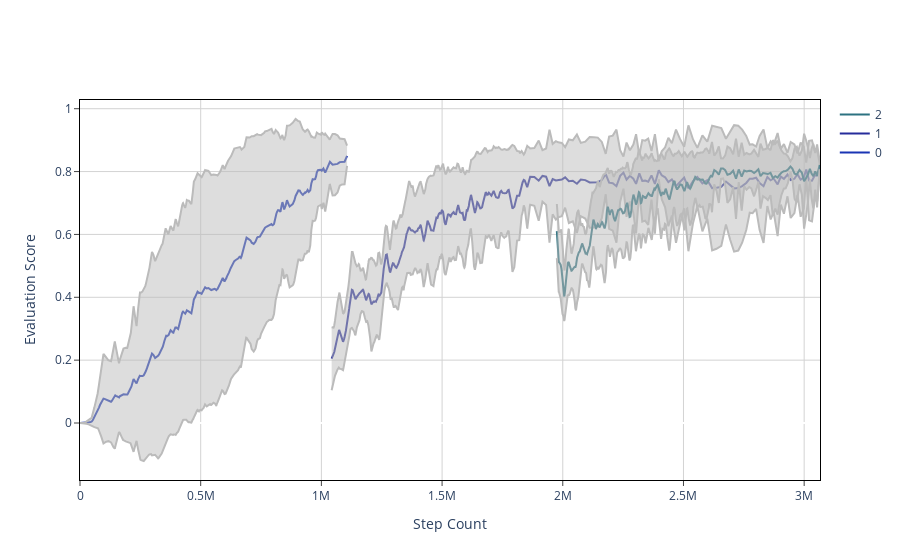

Source (notebook cell):
### Markdown cell above
### Plot agent evaluation vs steps time domain

### Code cell
visualizations.plot_trajectories(stats_all_0_3,
                                 show=True, save_path='outputs/eps=0.3/trajectories.png', show_std=True)

### Figure 1 — Plotly figure (JSON) as saved in the notebook; plotly's stock layout.template omitted (floating-point values rounded to 4 significant figures; data arrays with more than 128 entries replaced by an {"elided": "..."} marker saying what was removed)
{"data": [{"line": {"color": "#1a35b4"}, "mode": "lines", "name": "0", "type": "scatter", "x": {"elided": "324 int values"}, "y": {"elided": "324 float values"}}, {"line": {"color": "#bbbbbb"}, "mode": "lines", "showlegend": false, "type": "scatter", "x": {"elided": "324 int values"}, "y": {"elided": "324 float values"}}, {"fill": "tonexty", "line": {"color": "#bbbbbb"}, "mode": "lines", "showlegend": false, "type": "scatter", "x": {"elided": "324 int values"}, "y": {"elided": "324 float values"}}, {"line": {"color": "#262c9b"}, "mode": "lines", "name": "1", "type": "scatter", "x": {"elided": "494 int values"}, "y": {"elided": "494 float values"}}, {"line": {"color": "#bbbbbb"}, "mode": "lines", "showlegend": false, "type": "scatter", "x": {"elided": "494 int values"}, "y": {"elided": "494 float values"}}, {"fill": "tonexty", "line": {"color": "#bbbbbb"}, "mode": "lines", "showlegend": false, "type": "scatter", "x": {"elided": "494 int values"}, "y": {"elided": "494 float values"}}, {"line": {"color": "#2c7281"}, "mode": "lines", "name": "2", "type": "scatter", "x": {"elided": "390 float values"}, "y": {"elided": "390 float values"}}, {"line": {"color": "#bbbbbb"}, "mode": "lines", "showlegend": false, "type": "scatter", "x": {"elided": "390 float values"}, "y": {"elided": "390 float values"}}, {"fill": "tonexty", "line": {"color": "#bbbbbb"}, "mode": "lines", "showlegend": false, "type": "scatter", "x": {"elided": "390 float values"}, "y": {"elided": "390 float values"}}], "layout": {"plot_bgcolor": "white", "xaxis": {"gridcolor": "lightgrey", "linecolor": "black", "mirror": true, "showline": true, "ticks": "outside", "title": {"text": "Step Count"}}, "yaxis": {"gridcolor": "lightgrey", "linecolor": "black", "mirror": true, "showline": true, "ticks": "outside", "title": {"text": "Evaluation Score"}}}}
